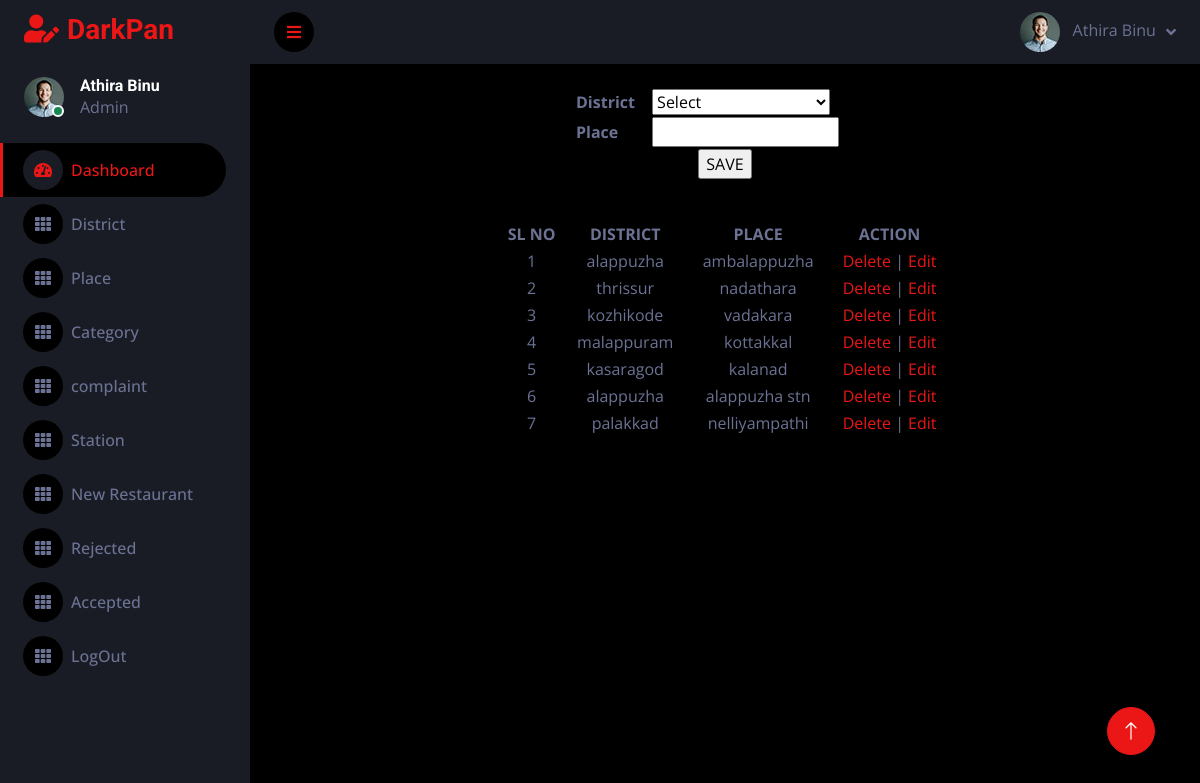
The app's page /PROJECT/Admin/Place.php (signed in) with its own data.
### tables this page shows
CREATE TABLE `tbl_place` (
  `place_id` int(11) NOT NULL,
  `place_name` varchar(30) NOT NULL,
  `district_id` int(11) NOT NULL
);

CREATE TABLE `tbl_district` (
  `district_id` int(11) NOT NULL,
  `district_name` varchar(30) NOT NULL
);

### PROJECT/Admin/Place.php (the view, shortened to what this page needs)
<?php
include('../Assets/Connection/Connection.php');
include("Head.php");
$place = "";
?>
<!DOCTYPE html PUBLIC "-//W3C//DTD XHTML 1.0 Transitional//EN" "http://www.w3.org/TR/xhtml1/DTD/xhtml1-transitional.dtd">
<html xmlns="http://www.w3.org/1999/xhtml">
<head>
</head>
<body>
<form id='Place' name='Place' method='post' action=''>
<table id='placeGetInfo' width='300' align='center' >
	<tr>
		<td><strong>District</strong></td>
		<td><label for="ddl_district"></label>
			<select name="ddl_district" id="ddl_district">
			<option value="">Select</option>
			</select>
		</td>
	</tr>
	<tr>
		<td><strong>Place</strong></td>
		<td><label for="place_txt"></label>
			<input type="text" name="txt_place" id="txt_place" value="<?php echo $place; ?>" /></td>
	</tr>
	<tr>
		<td colspan='2' align='center'>
			<input type='submit' name='btn_submit' id='btn_submit' value='SAVE' />
		</td>
	</tr>
</table>
<p>&nbsp;</p>
</form>
<table id='placeInfoTable' width='400' style='border-collapse: collapse; width: 50%' align='center'>
	<tr>
		<th>SL NO</th>
		<th>DISTRICT</th>
		<th>PLACE</th>
		<th>ACTION</th>
	</tr>
  <?php
	$selQry = "select p.place_id, p.place_name, d.district_name from tbl_place p inner join tbl_district d on p.district_id = d.district_id";
	$result = $con->query($selQry);
	$i = 0;
	while($row = $result->fetch_assoc()) {
		$i++;
		?>
		<tr>
			<td><?php echo $i; ?> </td>
			<td><?php echo $row["district_name"]; ?> </td>
			<td><?php echo $row["place_name"]; ?> </td>
			<td>
				<a href="Place.php?did=<?php echo $row["place_id"]; ?>">Delete</a> |
				<a href="Place.php?eid=<?php echo $row["place_id"]; ?>">Edit</a>
			</td>
		</tr>
		<?php
	}
	?>
</table>
</body>
</html>
<?php
            include("Foot.php");
            ?>

### PROJECT/Admin/Head.php (shortened to what this page needs)
<!DOCTYPE html>
<html lang="en">
<head>
    <link href="https://cdnjs.cloudflare.com/ajax/libs/font-awesome/5.10.0/css/all.min.css" rel="stylesheet">
    <link href="https://cdn.jsdelivr.net/npm/bootstrap-icons@1.4.1/font/bootstrap-icons.css" rel="stylesheet">
    <link href="../Assets/Templates/Admin/lib/owlcarousel/assets/owl.carousel.min.css" rel="stylesheet">
    <link href="../Assets/Templates/Admin/lib/tempusdominus/css/tempusdominus-bootstrap-4.min.css" rel="stylesheet" />
    <link href="../Assets/Templates/Admin/css/bootstrap.min.css" rel="stylesheet">
    <link href="../Assets/Templates/Admin/css/style.css" rel="stylesheet">
</head>
<body>
    <div class="container-fluid position-relative d-flex p-0">
        <div class="sidebar pe-4 pb-3">
            <nav class="navbar bg-secondary navbar-dark">
                <a href="index.html" class="navbar-brand mx-4 mb-3">
                    <h3 class="text-primary"><i class="fa fa-user-edit me-2"></i>DarkPan</h3>
                </a>
                <div class="d-flex align-items-center ms-4 mb-4">
                    <div class="position-relative">
                        <img class="rounded-circle" src="../Assets/Templates/Admin/img/user.jpg" alt="" style="width: 40px; height: 40px;">
                        <div class="bg-success rounded-circle border border-2 border-white position-absolute end-0 bottom-0 p-1"></div>
                    </div>
                    <div class="ms-3">
                        <h6 class="mb-0">Athira Binu</h6>
                        <span>Admin</span>
                    </div>
                </div>
                <div class="navbar-nav w-100">
                    <a href="Homepage.php" class="nav-item nav-link active"><i class="fa fa-tachometer-alt me-2"></i>Dashboard</a>
                    <a href="District.php" class="nav-item nav-link"><i class="fa fa-th me-2"></i>District</a>
                    <a href="Place.php" class="nav-item nav-link"><i class="fa fa-th me-2"></i>Place</a>
                    <a href="category.php" class="nav-item nav-link"><i class="fa fa-th me-2"></i>Category</a>
                    <a href="viewcomplaint.php" class="nav-item nav-link"><i class="fa fa-th me-2"></i>complaint</a>
                    <a href="station.php" class="nav-item nav-link"><i class="fa fa-th me-2"></i>Station</a>
                    <a href="NewRestaurant.php" class="nav-item nav-link"><i class="fa fa-th me-2"></i>New Restaurant</a>
                    <a href="RejectedRestaurant.php" class="nav-item nav-link"><i class="fa fa-th me-2"></i>Rejected </a>
                    <a href="VerifiedRestaurant.php" class="nav-item nav-link"><i class="fa fa-th me-2"></i>Accepted </a>
                    <a href="../Guest/Logout.php" class="nav-item nav-link"><i class="fa fa-th me-2"></i>LogOut </a>
                </div>
            </nav>
        </div>
        <div class="content">
            <nav class="navbar navbar-expand bg-secondary navbar-dark sticky-top px-4 py-0">
                <a href="#" class="sidebar-toggler flex-shrink-0">
                    <i class="fa fa-bars"></i>
                </a>
                <div class="navbar-nav align-items-center ms-auto">
                    <div class="nav-item dropdown">
                        <a href="#" class="nav-link dropdown-toggle" data-bs-toggle="dropdown">
                            <img class="rounded-circle me-lg-2" src="../Assets/Templates/Admin/img/user.jpg" alt="" style="width: 40px; height: 40px;">
                            <span class="d-none d-lg-inline-flex">Athira Binu</span>
                        </a>
                    </div>
                </div>
            </nav>
            <div class="container-fluid pt-4 px-4">

### PROJECT/Admin/Foot.php (shortened to what this page needs)
</div>
        </div>
        <a href="#" class="btn btn-lg btn-primary btn-lg-square back-to-top"><i class="bi bi-arrow-up"></i></a>
    </div>
</body>
</html>

### PROJECT/Assets/Templates/Admin/css/style.css (style rules this page uses)
:root { --primary: #EB1616; --secondary: #191C24; --light: #6C7293; --dark: #000000; }
.back-to-top { position: fixed; display: none; right: 45px; bottom: 45px; z-index: 99; }
.btn { transition: .5s; }
.btn-lg-square { width: 48px; height: 48px; }
.btn-square, .btn-sm-square, .btn-lg-square { padding: 0; display: inline-flex; align-items: center; justify-content: center; font-weight: normal; border-radius: 50px; }
.sidebar { position: fixed; top: 0; left: 0; bottom: 0; width: 250px; height: 100vh; overflow-y: auto; background: var(--secondary); transition: 0.5s; z-index: 999; }
.content { margin-left: 250px; min-height: 100vh; background: var(--dark); transition: 0.5s; }
@media (min-width: 992px) { .sidebar { margin-left: 0; } }
@media (min-width: 992px) { .content { width: calc(100% - 250px); } }
.sidebar .navbar .navbar-nav .nav-link { padding: 7px 20px; color: var(--light); font-weight: 500; border-left: 3px solid var(--secondary); border-radius: 0 30px 30px 0; outline: none; }
.sidebar .navbar .navbar-nav .nav-link:hover, .sidebar .navbar .navbar-nav .nav-link.active { color: var(--primary); background: var(--dark); border-color: var(--primary); }
.sidebar .navbar .navbar-nav .nav-link i { width: 40px; height: 40px; display: inline-flex; align-items: center; justify-content: center; background: var(--dark); border-radius: 40px; }
.sidebar .navbar .navbar-nav .nav-link:hover i, .sidebar .navbar .navbar-nav .nav-link.active i { background: var(--secondary); }
.content .navbar .navbar-nav .nav-link { margin-left: 25px; padding: 12px 0; color: var(--light); outline: none; }
.content .navbar .sidebar-toggler, .content .navbar .navbar-nav .nav-link i { width: 40px; height: 40px; display: inline-flex; align-items: center; justify-content: center; background: var(--dark); border-radius: 40px; }
.content .navbar .dropdown-toggle::after { margin-left: 6px; vertical-align: middle; border: none; content: "\f107"; font-family: "Font Awesome 5 Free"; font-weight: 900; transition: .5s; }

### PROJECT/Admin/Place.php (style rules this page uses)
#placeGetInfo { border-spacing: 0 10px; }
#placeInfoTable th, #placeInfoTable td { text-align: center; border: 1px solid black; }

### records on screen
tbl_place: district.district_name "alappuzha", place_name "ambalappuzha"
tbl_place: district.district_name "thrissur", place_name "nadathara"
tbl_place: district.district_name "kozhikode", place_name "vadakara"
tbl_place: district.district_name "malappuram", place_name "kottakkal"
tbl_place: district.district_name "kasaragod", place_name "kalanad"
tbl_place: district.district_name "alappuzha", place_name "alappuzha stn"
tbl_place: district.district_name "palakkad", place_name "nelliyampathi"
